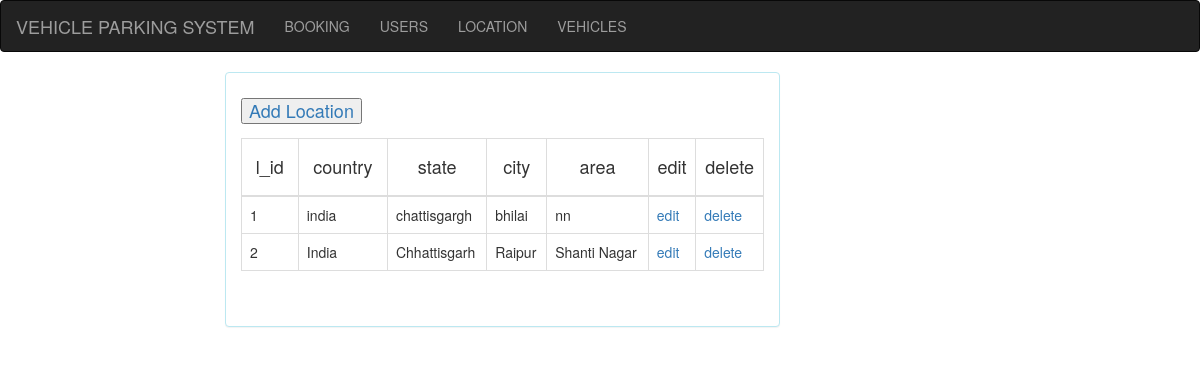
The page /admin/location.php on the database as committed earlier.
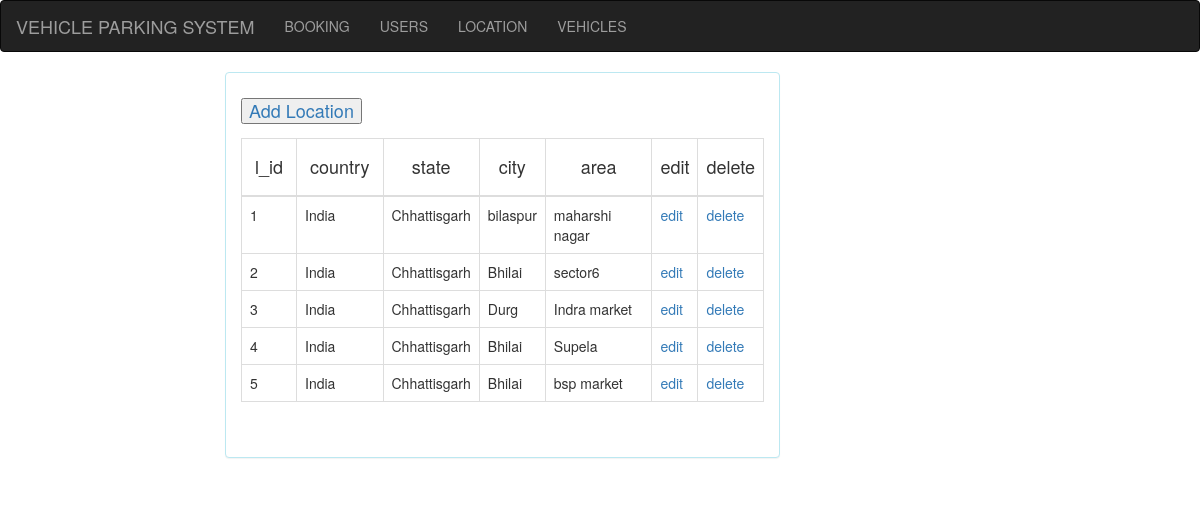
The same page on the database as committed later.
### tables this page shows
CREATE TABLE IF NOT EXISTS `masterlocation` (
  `lid` int(11) NOT NULL AUTO_INCREMENT,
  `lcountry` varchar(200) NOT NULL,
  `lstate` varchar(200) NOT NULL,
  `lcity` varchar(200) NOT NULL,
  `larea` varchar(200) NOT NULL,
  PRIMARY KEY (`lid`)
);

### admin/location.php (the view)
<?php
$admin_url = "http://localhost/vps/admin/";
?>
<!doctype html>
<html>
<head>
  <link href="<?php echo $admin_url; ?>css/bootstrap.css" rel="stylesheet">
  <link href="style.css" rel="stylesheet" type="text/css">
</head>
<body>
<div class="menu">
<?php include 'menu.php';
?>
</div>
<div class="container">
<div class="row">
<div class="col-md-2"></div>
<div class="col-md-6">
<div class="panel panel-info">
<div class="panel-body">
<h4><span class="pull-left"><button><a href="pages/add_location.php">Add Location</a></button></span></h4><br><br>
<table class="table table-hover table-bordered">
<thead>
<th><h4 class="text-center">&nbsp;l_id&nbsp;</h4></th>
<th><h4 class="text-center">&nbsp;country&nbsp;</h4></th>
<th><h4 class="text-center">state</h4></th>
<th><h4 class="text-center">city</h4></th>
<th><h4 class="text-center">area</h4></th>
<th><h4 class="text-center">edit</h4></th>
<th><h4 class="text-center">delete</h4></th>
</thead>
<tbody>
<?php
include('connection.php');
$qry ="select * from masterlocation";
$rs = mysqli_query($con,$qry);
$i=1;
while($row = mysqli_fetch_assoc($rs))
{
	$id = $row['lid'];
echo"
<tr>
<td>".$i."</td>
<td>".$row['lcountry']."</td>
<td>".$row['lstate']."</td>
<td>".$row['lcity']."</td>
<td>".$row['larea']."</td>
<td><a href='pages/edit_location.php?uid=$id'>edit</a></td>
<td><a href='pages/delete_location.php?uid=$id'>delete</a></td>
</tr>";
$i++;
}
?>
</tbody>
</table>
<br>
</div>
</div>
</div>
</div>
</div>
</body>
</html>

### admin/menu.php (shortened to what this page needs)
<?php
$admin_url = "http://localhost/php/vpsnew/admin/";
?>
<!doctype html>
<html>
<head>
<link href="<?php echo $admin_url; ?>css/bootstrap.css" rel="stylesheet">
</head>
<body>
<div class="navbar navbar-inverse">
  <div class="container-fluid">
    <div class="navbar-header">
      <a class="navbar-brand" href="#">VEHICLE PARKING SYSTEM</a>
    </div>
    <ul class="nav navbar-nav">
      <li><a href="<?php echo $admin_url; ?>index.php">BOOKING</a></li>
      <li><a href="<?php echo $admin_url; ?>users.php">USERS</a></li>
      <li><a href="<?php echo $admin_url; ?>location.php">LOCATION</a></li>
      <li><a href="<?php echo $admin_url; ?>vehicle.php">VEHICLES</a></li>
    </ul>
  </div>
</div>
</body>
</html>

### admin/connection.php (shortened to what this page needs)
<!doctype html>
<html>
<head>
</head>
<body>
</body>
</html>

Rows that differ between the two databases and show on the page:
removed masterlocation: lcountry "india", lstate "chattisgargh", lcity "bhilai", larea "nn"
removed masterlocation: lcountry "India", lstate "Chhattisgarh", lcity "Raipur", larea "Shanti Nagar"
added masterlocation: lcountry "India", lstate "Chhattisgarh", lcity "bilaspur", larea "maharshi nagar"
added masterlocation: lcountry "India", lstate "Chhattisgarh", lcity "Bhilai", larea "sector6"
added masterlocation: lcountry "India", lstate "Chhattisgarh", lcity "Durg", larea "Indra market"
added masterlocation: lcountry "India", lstate "Chhattisgarh", lcity "Bhilai", larea "Supela"
added masterlocation: lcountry "India", lstate "Chhattisgarh", lcity "Bhilai", larea "bsp market"
